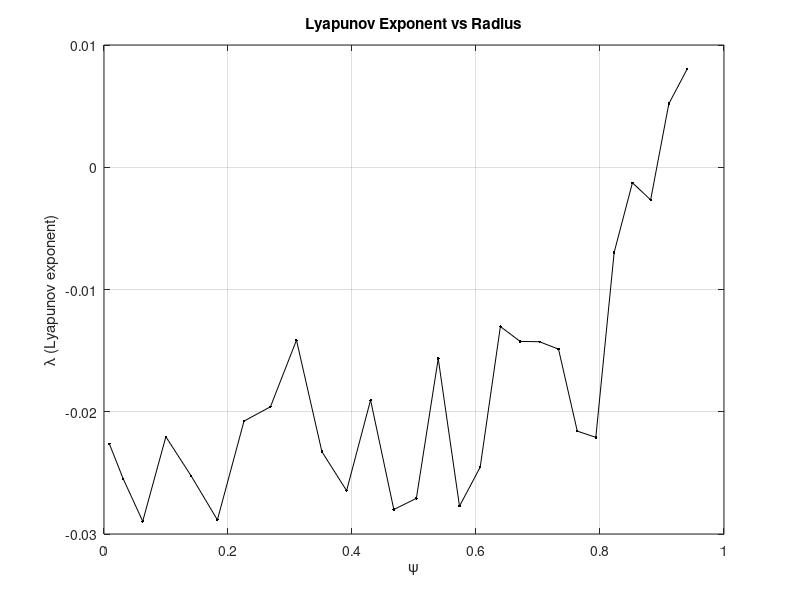

Here is the MATLAB script that generated this plot:
% 加载dat数据文件
data = load('lyapunov_results.dat');
% 提取列向量，语法和numpy完全一致
rho = data(:, 1);
psi = data(:, 2);
lyap = data(:, 3);

% 设置画布尺寸
% Position=[100,100,1000,600] 代表 [左偏移,上偏移,宽度,高度]
figure('Position', [100, 100, 1000, 600]);
% 绘制曲线
plot(psi, lyap, 'k.-');

% 设置坐标轴标签
xlabel('\psi');
ylabel('\lambda (Lyapunov exponent)');
% 设置标题
title('Lyapunov Exponent vs Radius');
% 显示网格
grid on;

% 保存图片，指定分辨率150dpi
% print('lyapunov_vs_rho.png', '-dpng', '-r150');
% % 显示图像
% drawnow;